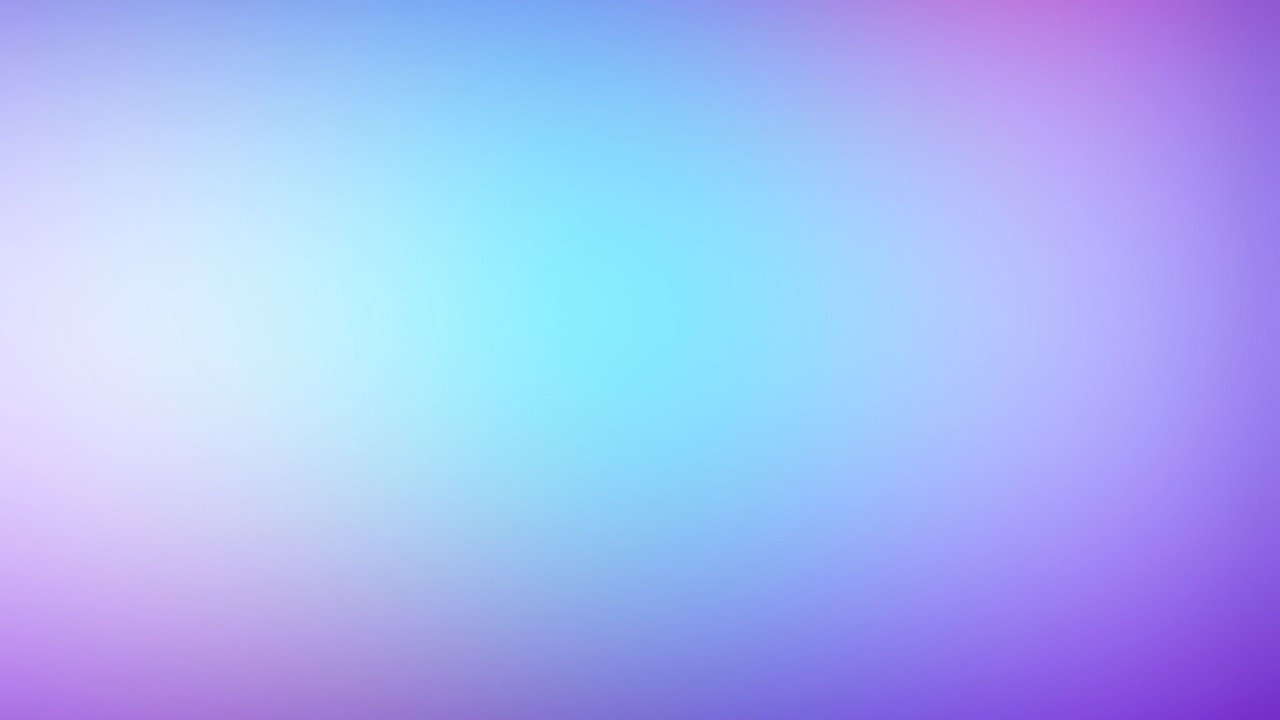
#> input picture build/lib/img2ascii/fancy/1.jpg, 2560 x 1440 px (shown at 1/2 size); its folder holds only this picture in this run
$ python -i image_gen.py   (imports and definitions only)
#> lines starting #> are read from the running program, lines starting #| are printed output that depends on the picture
##
##img2ascii
##
##Authors:
## Gopalji Gaur <gopaljigaur@gmail.com>
##
##Copyright (c) 2020 Gopalji Gaur
##
##Permission is hereby granted, free of charge, to any person obtaining a copy
##of this software and associated documentation files (the "Software"), to deal
##in the Software without restriction, including without limitation the rights
##to use, copy, modify, merge, publish, distribute, sublicense, and/or sell
##copies of the Software, and to permit persons to whom the Software is
##furnished to do so, subject to the following conditions:
##
##The above copyright notice and this permission notice shall be included in all
##copies or substantial portions of the Software.
##
##THE SOFTWARE IS PROVIDED "AS IS", WITHOUT WARRANTY OF ANY KIND, EXPRESS OR
##IMPLIED, INCLUDING BUT NOT LIMITED TO THE WARRANTIES OF MERCHANTABILITY,
##FITNESS FOR A PARTICULAR PURPOSE AND NONINFRINGEMENT. IN NO EVENT SHALL THE
##AUTHORS OR COPYRIGHT HOLDERS BE LIABLE FOR ANY CLAIM, DAMAGES OR OTHER
##LIABILITY, WHETHER IN AN ACTION OF CONTRACT, TORT OR OTHERWISE, ARISING FROM,
##OUT OF OR IN CONNECTION WITH THE SOFTWARE OR THE USE OR OTHER DEALINGS IN THE
##SOFTWARE.
##

import os, os.path
from pathlib import Path
import cv2 as cv
import numpy as np
from random import random

def generate_ascii_i(inputfile,outputfile,color=0,kernel=7,density=0.3,fancy=False):
#> called with inputfile = 'fancy/1.jpg', outputfile = 'out.png', color = 0, kernel = 7, density = 0.3, fancy = False
    print('Generating ASCII image...')
    kernel=kernel
    density =density
    gscale = " .'`^\",:;Il!i><~+_-?][}{1)(|\/tfjrxnuvczXYUJCLQ0OZmwqpdbkhao*#MW&8%B@$"

    cwd = Path(__file__).parent
    fancy_dir = os.path.join(cwd,'fancy')
    fancy_num = len([name for name in os.listdir(fancy_dir) if os.path.isfile(os.path.join(fancy_dir, name))])

    img_c = cv.imread(inputfile)
#> img_c is the input picture: shape (1440, 2560, 3); mean B, G, R 244.7, 182.8, 166.5
    img = cv.cvtColor(img_c,cv.COLOR_BGR2GRAY)
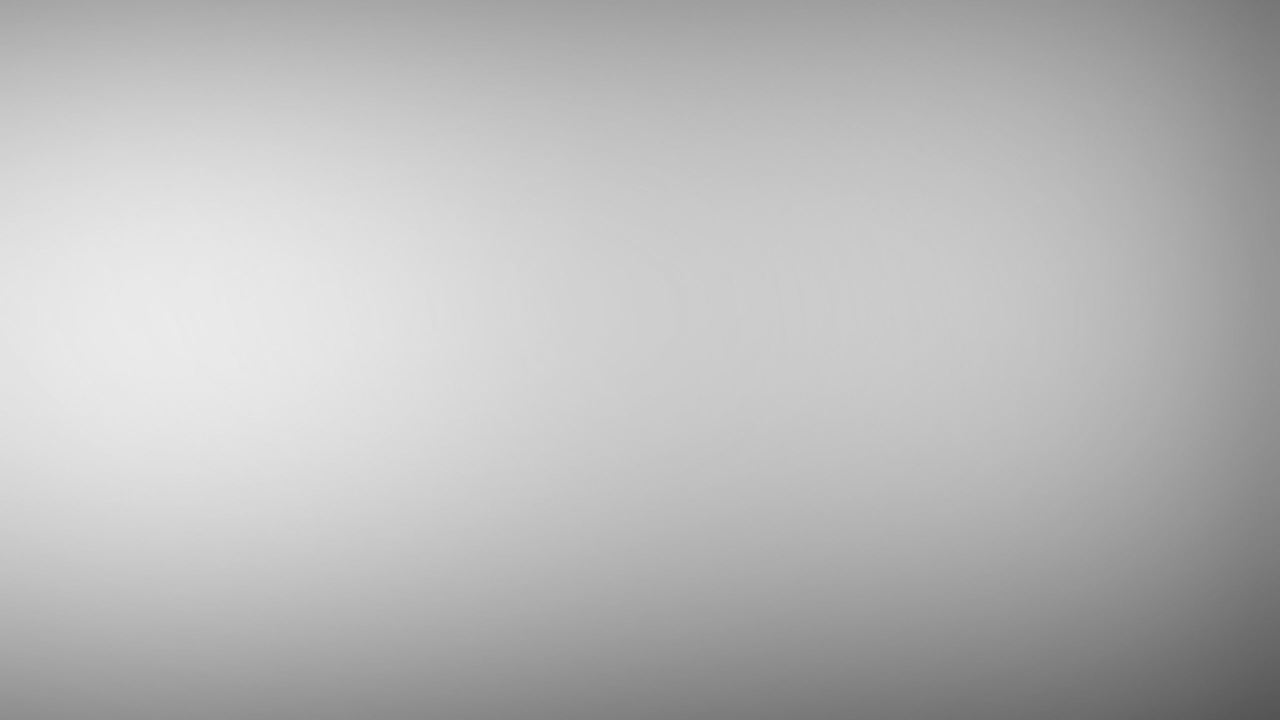
#> img: shape (1440, 2560) (shown at 1/2 size); min 84, max 236, mean 185
    r = img.shape[0]
#> r = 1440
    c = img.shape[1]
#> c = 2560
    r_o = int(r/kernel)
#> r_o = 205
    c_o = int(c/kernel)
#> c_o = 365
    if(fancy):
        img_fancy = cv.imread(os.path.join(fancy_dir,str(int((random()*fancy_num)+1))+'.jpg'))
        img_fancy = cv.resize(img_fancy,(c,r))
        color=2

    col_mode=""
    if(color==0):
        col_mode = "B/W"
    if(color==1):
        col_mode = "Gray"
    if(color==2):
        col_mode = "RGB"

    frame_title = outputfile+" | Color - "+col_mode+" | kernel_size - "+str(kernel)+"x"+str(kernel)+" | text_density - "+str(density)

    asci_scale= np.zeros(shape=(r_o,c_o))

    img_o= np.zeros_like(img_c)

    for i in range(0,r_o):
        for j in range(0,c_o):
            avg = np.mean(img[i*kernel:i*kernel+kernel,j*kernel:j*kernel+kernel])
            if(fancy):
                avg_c = np.mean(np.mean(img_fancy[i*kernel:i*kernel+kernel,j*kernel:j*kernel+kernel],axis=0),axis=0)
            else:
                avg_c = np.mean(np.mean(img_c[i*kernel:i*kernel+kernel,j*kernel:j*kernel+kernel],axis=0),axis=0)
            if color==0:
                avg_c = (255,255,255)
            elif color==1:
                avg_c = np.uint8([[[avg_c[0],avg_c[1],avg_c[2]]]])
                avg_c = cv.cvtColor(avg_c,cv.COLOR_BGR2GRAY)
                avg_c = (float(avg_c[0][0]),float(avg_c[0][0]),float(avg_c[0][0]))

            asci_scale[i][j] = avg
            gsval = gscale[int((avg*(len(gscale)-1))/255)]
            cv.putText(img_o,gsval,(j*kernel,i*kernel),cv.FONT_HERSHEY_SIMPLEX,density,avg_c,1)
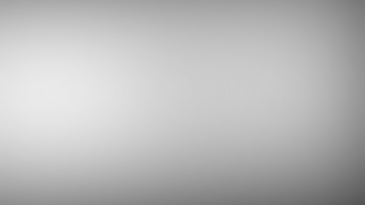
#> asci_scale: shape (205, 365) float64; min 84.92, max 235, mean 185.3
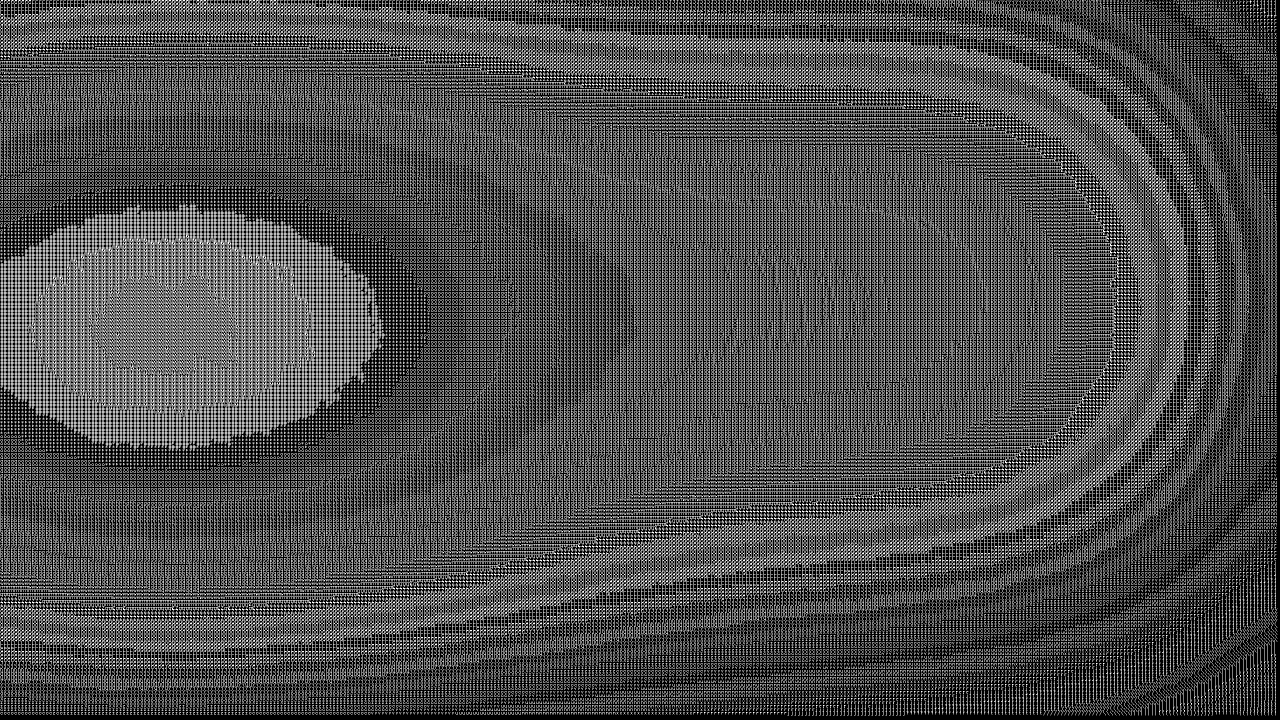
#> img_o: shape (1440, 2560, 3) (shown at 1/2 size); 30.5% white in thin lines or dots

    cv.imshow(frame_title,img_o)
    cv.imwrite(outputfile,img_o)
    print('Ouput file saved : ',outputfile)
    print('')
    print('Press any key to close the window')
    key = cv.waitKey(0)
#> (key Esc is pressed here)
    if(key==27):
        cv.destroyAllWindows()

>>> result = generate_ascii_i('fancy/1.jpg', 'out.png')

$ run again, on build/lib/img2ascii/fancy/2.jpg
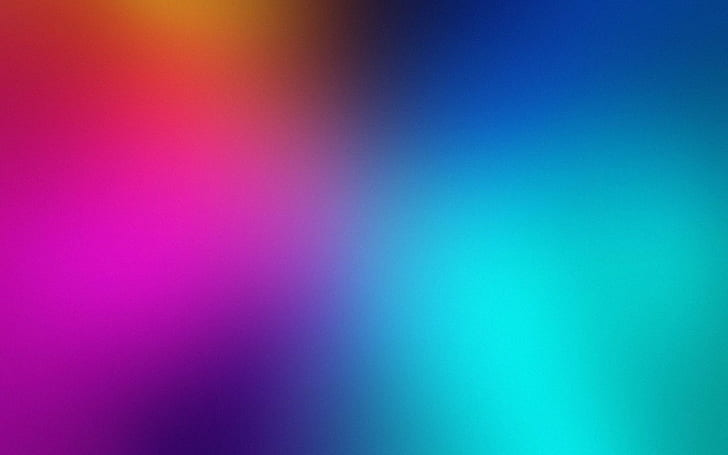
#> input picture build/lib/img2ascii/fancy/2.jpg, 728 x 455 px
#> in generate_ascii_i, img_c is the input picture: shape (455, 728, 3); mean B, G, R 156.8, 94.4, 86.7
#> in generate_ascii_i, `img = cv.cvtColor(img_c,cv.COLOR_BGR2GRAY)`:
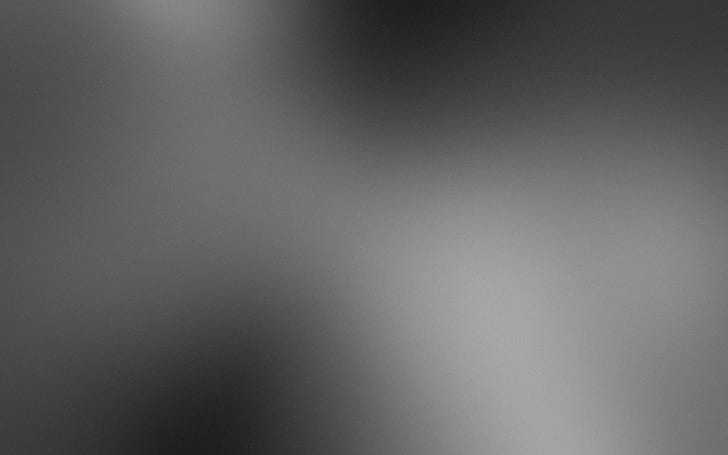
#> img: shape (455, 728); min 28, max 169, mean 99.2
#> after the loop in generate_ascii_i, `for i in range(0,r_o):`:
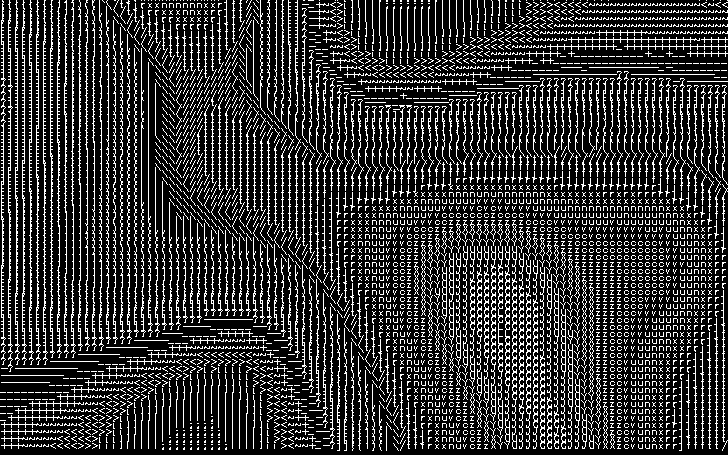
#> img_o: shape (455, 728, 3); 20.5% white in thin lines or dots

$ run again, on build/lib/img2ascii/fancy/3.jpg
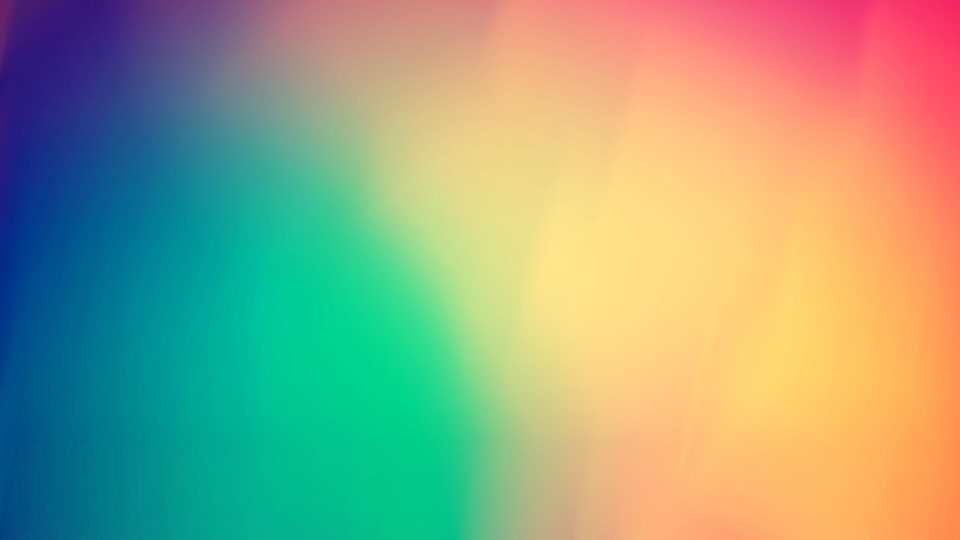
#> input picture build/lib/img2ascii/fancy/3.jpg, 1920 x 1080 px (shown at 1/2 size)
#> in generate_ascii_i, img_c is the input picture: shape (1080, 1920, 3); mean B, G, R 130.8, 163.5, 150
#> after the loop in generate_ascii_i, `for i in range(0,r_o):`:
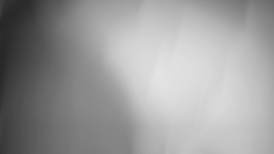
#> asci_scale: shape (154, 274) float64; min 37.86, max 227.1, mean 155.7
#> after the loop in generate_ascii_i, `for i in range(0,r_o):`:
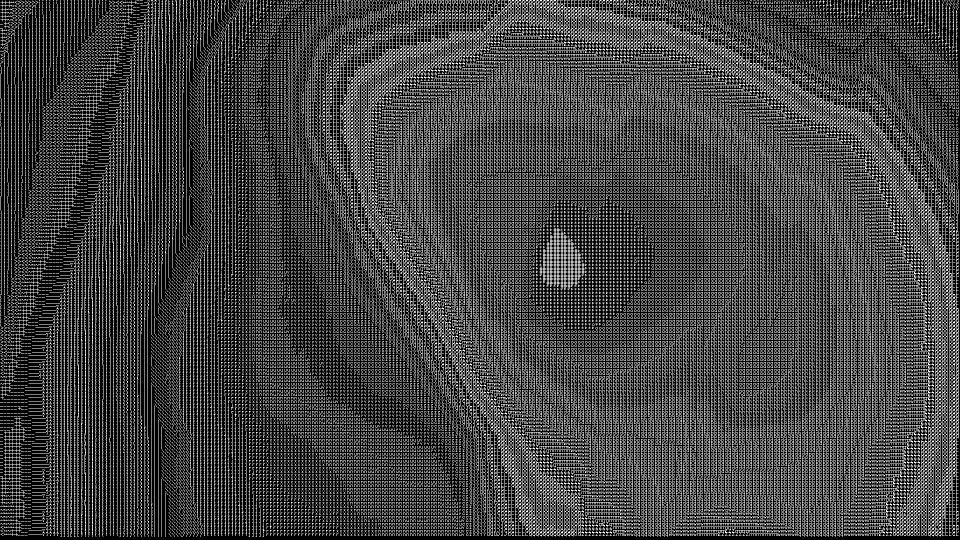
#> img_o: shape (1080, 1920, 3) (shown at 1/2 size); 26% white in thin lines or dots
